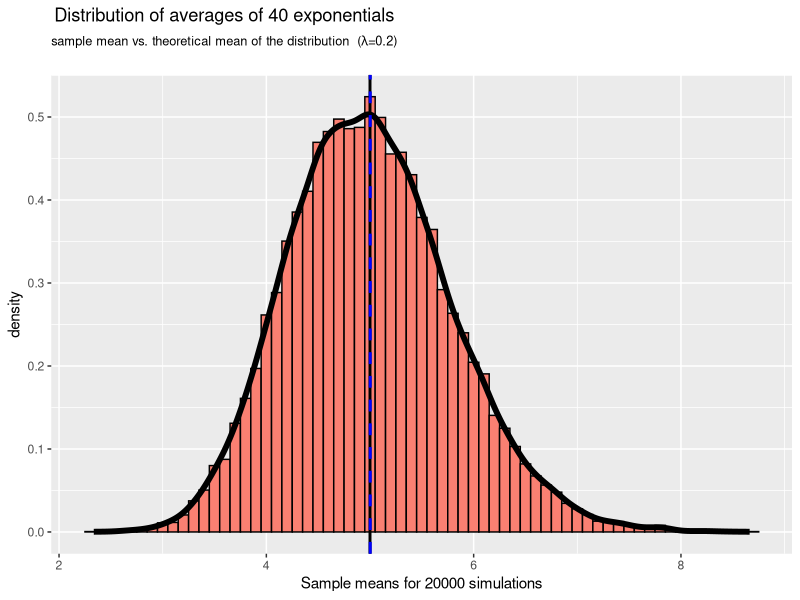
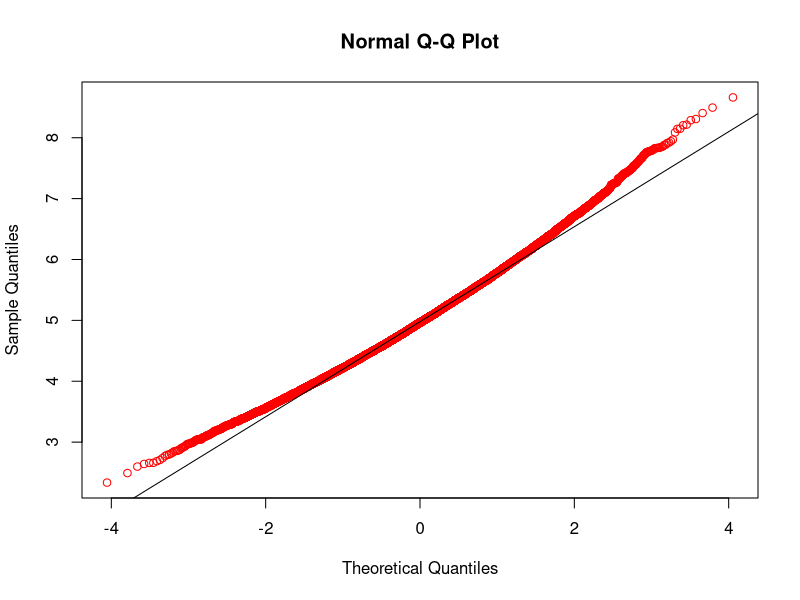
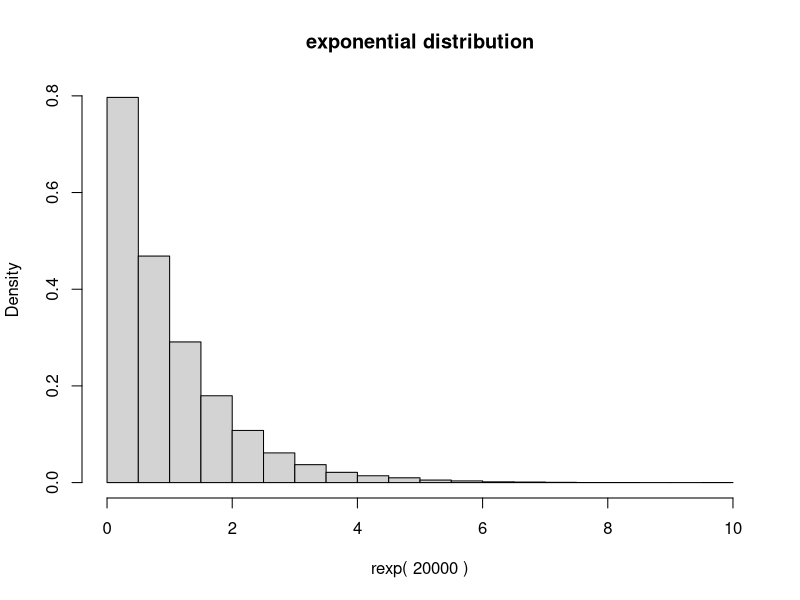

Source code (R) for these figures, in order:
## ---- chunk 1

nDistributions <- 40;
nSimulations <- 20000;
lambda <- 0.2;

set.seed(1234)

simulationValues <- rexp( nSimulations * nDistributions, lambda )
simulationMatrix <- matrix(simulationValues, nSimulations, nDistributions)


## ---- chunk 2

theoreticalMean <- 1/lambda

# Simulation mean: each position is the mean of nDistribution values
#    dimensions: vector of nSimulatinons length
simulationMean <- rowMeans(simulationMatrix);  
                                               
sampleMean <- mean(simulationMean)

## ---- chunk 3

sprintf("Sample mean: %f", sampleMean)
sprintf("Theoretical mean: %f", theoreticalMean)

## ---- chunk 4

library(ggplot2)

g <- ggplot(data = data.frame(simulationMean), aes(x=simulationMean))

g <- g + geom_histogram(fill = "salmon", binwidth=0.1, 
                        aes(y=..density..), color="black")
g <- g + geom_density(size = 2)

g <- g + geom_vline(xintercept = theoreticalMean, size = 1, color = "black", linetype=1, show_guide = TRUE)
g <- g + geom_vline(xintercept = sampleMean, size = 1, color = "blue", linetype=2)

g <- g + ggtitle(bquote(atop(paste("Distribution of averages of ", .(nDistributions), " exponentials"),
                                atop(paste("sample mean vs. theoretical mean of the distribution  (", lambda, "=", .(lambda), ")")))))

g <- g + xlab(paste("Sample means for", nSimulations, "simulations"))

g

## ---- chunk 5

theoreticalVariance <- ((1/lambda)^2)/nDistributions  # Theoretical Variance
sampleVariance<- var(simulationMean)

## ---- chunk 6

sprintf("Sample variance: %f", sampleVariance)
sprintf("Theoretical variance: %f", theoreticalVariance)

## ---- chunk 7

qqnorm(simulationMean, col="red")
qqline(simulationMean)

## ---- chunk 8

hist(rexp(nSimulations), 
     main = "exponential distribution",
     xlab = paste("rexp(", nSimulations, ")"), freq = FALSE, breaks=30 )
